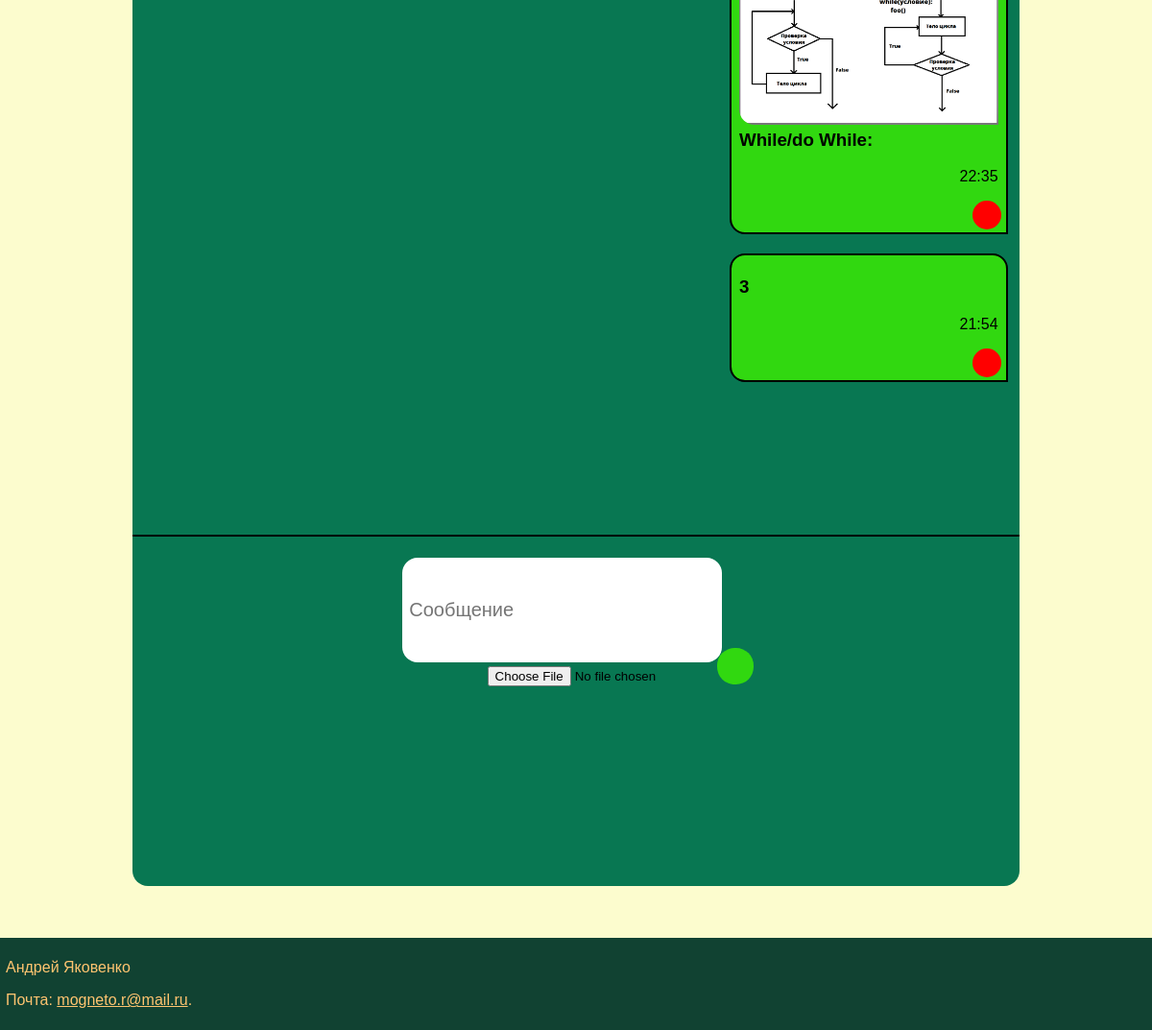
Before: /question_detail/1 (signed in, lower part) with the older database file.
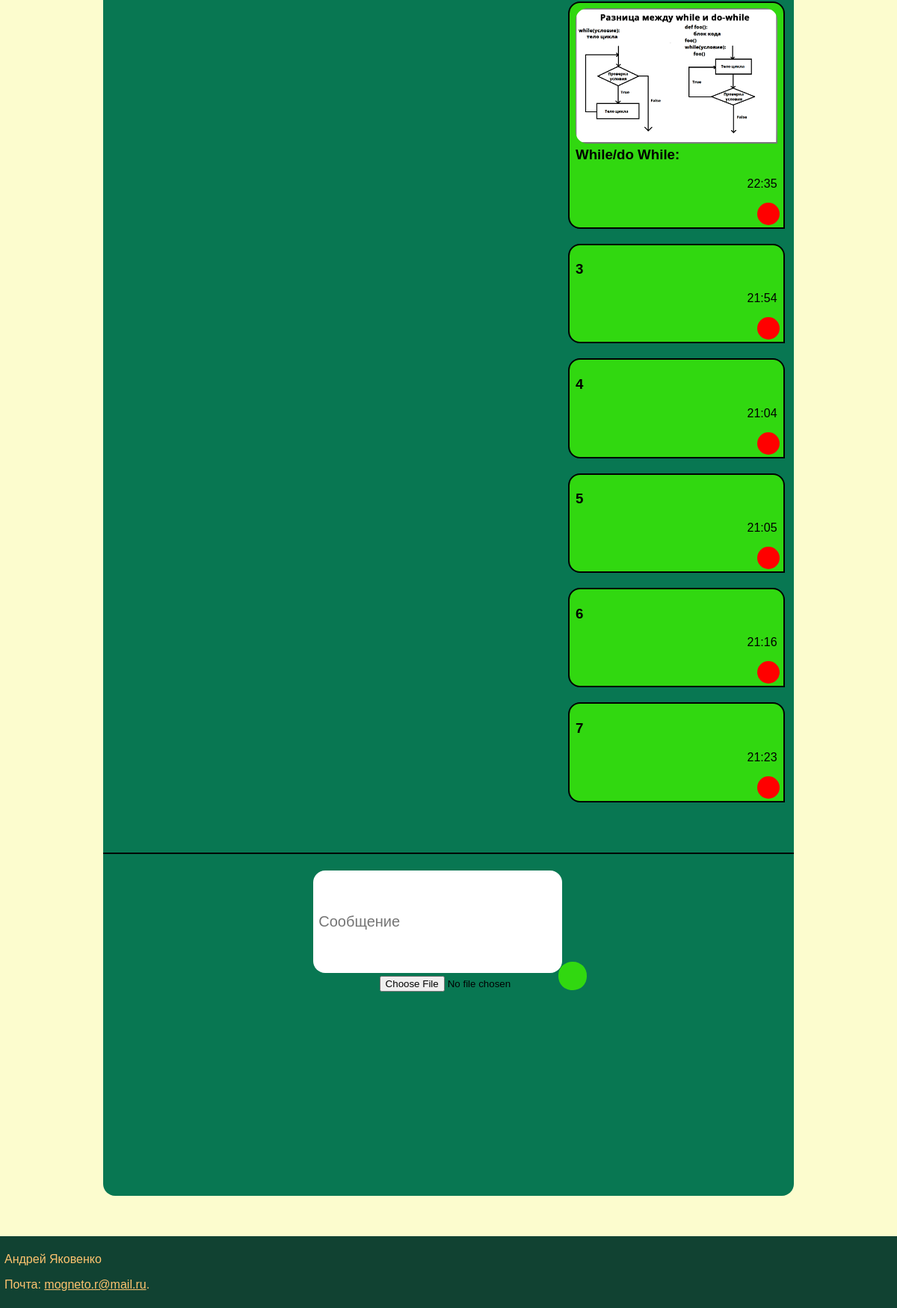
After: the same page with the newer database file.
### forum/models.py (models this page shows, shortened)
class Message(models.Model):
    author = models.ForeignKey(User, on_delete=models.CASCADE, blank=True)
    text = models.CharField(max_length=500)
    time = models.DateTimeField(auto_now_add=True)
    image = models.ImageField(upload_to='messages/', blank=True)
    question = models.ForeignKey(Chat, on_delete=models.CASCADE, blank=True)

### forum/views.py (the view)
# urls.py: path('question_detail/<int:pk>', views.question_detail, name='question_detail'),
@never_cache
@login_required(login_url='login')
def question_detail(request, pk):
    user = request.user
    question = get_object_or_404(Chat, pk=pk)
    messages = Message.objects.filter(question=question)
    if request.method == 'POST':
        message_form = MessageForm(data=request.POST, files=request.FILES)
        if message_form.is_valid():
            message = message_form.save(commit=False)
            message.author = request.user  # Автоматически устанавливаем автора
            message.question = question         # и тему
            message.save()
            redirect('question_detail', pk=pk)
        else:
            print(message_form.errors)
    else:
        message_form = MessageForm()
    return render(request, 'card/question_detail.html', {'question':question, 'form': message_form, 'messages': messages})

### forum/forms.py
class MessageForm(forms.ModelForm):
    class Meta:
        model = Message
        fields = ('author', 'text', 'image', 'question')

### forum/templates/card/question_detail.html (shortened to what this page needs)
{% extends "card/base.html" %}
{% block content %}
    <div id="window">
        {% for message in messages %}
            {% if message.author == user %}
                {% if message.image %}
                    <p>
                        <div class='text_message_user' id="message-{{message.pk}}">
                            <img style="" class='image_message_user' src={{message.image.url}} alt='foto_author'\>
                            <h3>{{message.text}}</h3>
                            <p>{{message.time|date:"H:i"}}</p>
                            <button class='delete_button' onclick="sendDelete({{message.pk}})"></button>
                        </div>
                    </p>
                {% else %}
                    <p>
                        <div class='text_message_user' id="message-{{message.pk}}">
                            <h3>{{message.text}}</h3>
                            <p>{{message.time|date:"H:i"}}</p>
                            <button class='delete_button' onclick="sendDelete({{message.pk}})"></button>
                        </div>
                    </p>
                {% endif %}
            {% endif %}
        {% endfor %}
    </div>
    <div id='text_bar'>
        <div id='text_bar_form'>
            <input id="message_input" type="text" placeholder="Cообщение">
            <input type="file" id="image_input" accept="image/*">
            <button id='text_button' onclick="sendMessage()"></button>
        </div>
    </div>
{% endblock %}

### forum/templates/card/base.html (shortened to what this page needs)
{% load static %}
<html lang="en">
<head>
    <link rel='stylesheet' href={% static "css/base.css" %}>
</head>
<body>
    {% block content %}
    {% endblock %}
    <br><br><br>
    <footer id="footer">
        <p>Андрей Яковенко</p>
        <p>Почта: <a href="mailto:mogneto.r@mail.ru">mogneto.r@mail.ru</a>.</p>
    </footer>
</body>
</html>

### forum/static/css/base.css (style rules this page uses)
body { min-height: 100vh; width: 100%; background-color: #fcfcce; margin: 0 auto; display: flex; flex-direction: column; font-family: 'Jost', sans-serif; }
#window { height: 85%; width: 75%; left: 0; right: 0; margin: 0 auto; padding: 1%; border-radius: 16px 16px 0px 0px; background-color:#087752; overflow-y: scroll; }
.text_message_user { width: 30%; padding: 3px 8px; border: 2px solid #000000; margin-left: auto; margin-right: 0; background-color: #31d810; border-radius: 16px 16px 0px 16px; margin-bottom: 20px; }
.text_message_user p { width: 15%; margin-left: auto; margin-right: 0; }
.image_message_user { width: 100%; float: right; position: relative; margin-top: 1.5%; margin-bottom: 1.5%; border-radius: 16px 16px 0px 16px; }
.delete_button { height: 30px; width: 30px; background-color: red; border: none; border-radius: 32px; display: block; margin-left: auto; margin-right: 0; position: relative; left: 3px; cursor: pointer; }
#text_bar { height: 15%; width: 77%; left: 0; right: 0; margin: 0 auto; align-items: center; background-color: #087752; border-top: 2px solid #000000; border-radius: 0px 0px 16px 16px; }
#text_bar_form { width: 40%; left: 0; right: 0; margin: 0 auto; margin-top: 2%; }
#message_input { height: 30%; width: 90%; font-size: 20px; padding: 2%; border-radius: 16px; border: none; margin: 1%; }
#image_input { margin-left: 25%; }
#text_button { height: 38px; width: 38px; left: 0; right: 0; margin: 0 auto; float: right; position: relative; bottom: 40px; border: none; border-radius: 48%; background-color: #31d810; background-image: url('/media/for_site/send_icon_183897.png'); cursor: pointer; }
#footer { padding: 0.5%; margin-top: auto; background-color: #114232; color: #FFC470; }
#footer a { color: #FFC470; }

Changed rows visible on the page:
added Message: text "4", time "21:04"
added Message: text "5", time "21:05"
added Message: text "6", time "21:16"
added Message: text "7", time "21:23"
